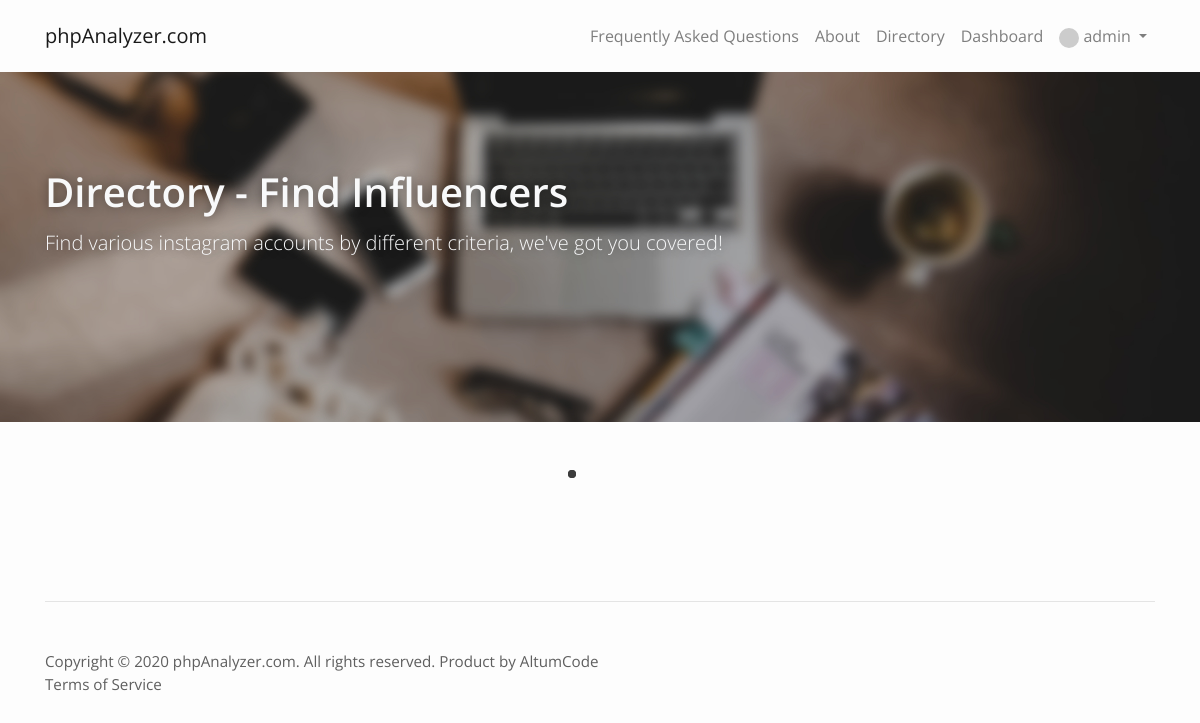
The page /directory (signed in) on the database its author committed.
### tables this page shows
CREATE TABLE `settings` (
  `id` int(11) NOT NULL,
  `title` varchar(64) NOT NULL,
  `logo` varchar(40) DEFAULT '',
  `favicon` varchar(40) DEFAULT '',
  `time_zone` varchar(32) NOT NULL DEFAULT 'America/New_York',
  `meta_description` varchar(1024) NOT NULL,
  `meta_keywords` varchar(512) DEFAULT NULL,
  `analytics_code` varchar(32) NOT NULL,
  `email_confirmation` int(11) NOT NULL DEFAULT 0,
  `recaptcha` int(11) NOT NULL DEFAULT 1,
  `public_key` varchar(64) NOT NULL,
  `private_key` varchar(64) NOT NULL,
  `facebook_login` int(11) NOT NULL,
  `facebook_app_id` varchar(64) NOT NULL,
  `facebook_app_secret` varchar(64) NOT NULL,
  `smtp_host` varchar(128) NOT NULL,
  `smtp_port` int(11) NOT NULL,
  `smtp_encryption` varchar(16) DEFAULT '0',
  `smtp_auth` int(11) DEFAULT 0,
  `smtp_user` varchar(128) NOT NULL,
  `smtp_pass` varchar(128) NOT NULL,
  `smtp_from` varchar(128) NOT NULL,
  `facebook` varchar(64) NOT NULL,
  `twitter` varchar(64) NOT NULL,
  `youtube` varchar(128) DEFAULT NULL,
  `instagram` varchar(64) DEFAULT NULL,
  `store_currency` varchar(12) NOT NULL DEFAULT 'USD',
  `store_paypal_client_id` varchar(256) NOT NULL DEFAULT '',
  `store_paypal_secret` varchar(256) NOT NULL DEFAULT '',
  `store_paypal_mode` enum('sandbox','live') DEFAULT 'live',
  `store_stripe_publishable_key` varchar(64) DEFAULT '',
  `store_stripe_secret_key` varchar(64) DEFAULT '',
  `store_stripe_webhook_secret` varchar(64) DEFAULT '',
  `store_unlock_report_price` float DEFAULT 1,
  `store_unlock_report_time` int(11) DEFAULT 0,
  `store_no_ads_price` float NOT NULL DEFAULT 5,
  `store_user_default_points` int(11) DEFAULT 0,
  `report_ad` varchar(2560) NOT NULL DEFAULT '',
  `index_ad` varchar(2560) NOT NULL DEFAULT '',
  `account_sidebar_ad` varchar(2560) DEFAULT NULL,
  `instagram_check_interval` int(11) DEFAULT 1,
  `instagram_minimum_followers` int(11) DEFAULT 5,
  `instagram_calculator_media_count` int(11) DEFAULT 10,
  `cron_queries` int(11) DEFAULT 1,
  `cron_mode` enum('ACTIVE','ALL') DEFAULT 'ACTIVE',
  `cron_auto_add_missing_logs` int(11) DEFAULT 0,
  `instagram_login` int(11) DEFAULT 0,
  `instagram_client_id` varchar(64) DEFAULT NULL,
  `instagram_client_secret` varchar(64) DEFAULT NULL,
  `activation_email_template` longtext DEFAULT NULL,
  `lost_password_email_template` longtext DEFAULT NULL,
  `credentials_email_template` longtext DEFAULT NULL,
  `admin_email_notification_emails` mediumtext DEFAULT NULL,
  `admin_new_user_email_notification` int(11) DEFAULT 0,
  `admin_new_payment_email_notification` int(11) DEFAULT 0,
  `directory` enum('ALL','LOGGED_IN','DISABLED') DEFAULT NULL,
  `directory_pagination` int(11) DEFAULT 10,
  `proxy` int(11) DEFAULT 0,
  `proxy_exclusive` int(11) DEFAULT 0,
  `proxy_timeout` int(11) DEFAULT 15,
  `proxy_failed_requests_pause` int(11) DEFAULT 3,
  `proxy_pause_duration` int(11) DEFAULT 1440,
  `email_reports` int(11) DEFAULT 0,
  `email_reports_default` int(11) DEFAULT 0,
  `email_reports_frequency` enum('DAILY','WEEKLY','MONTHLY') DEFAULT 'WEEKLY',
  `email_reports_favorites` int(11) DEFAULT 0,
  `default_language` varchar(16) DEFAULT 'english',
  `facebook_check_interval` int(11) DEFAULT 24,
  `facebook_minimum_likes` int(11) DEFAULT 1000,
  `youtube_api_key` varchar(64) DEFAULT NULL,
  `youtube_check_interval` int(11) DEFAULT 24,
  `youtube_minimum_subscribers` int(11) DEFAULT 100,
  `youtube_check_videos` int(11) DEFAULT 10,
  `twitter_consumer_key` varchar(64) DEFAULT NULL,
  `twitter_secret_key` varchar(64) DEFAULT NULL,
  `twitter_oauth_token` varchar(64) DEFAULT NULL,
  `twitter_oauth_token_secret` varchar(64) DEFAULT NULL,
  `twitter_check_interval` int(11) DEFAULT 24,
  `twitter_minimum_followers` int(11) DEFAULT 100,
  `twitter_check_tweets` int(11) DEFAULT 15
);

CREATE TABLE `pages` (
  `page_id` int(11) NOT NULL,
  `title` varchar(32) NOT NULL,
  `url` varchar(128) NOT NULL,
  `description` mediumtext NOT NULL,
  `position` int(11) NOT NULL
);

CREATE TABLE `users` (
  `user_id` int(11) NOT NULL,
  `username` varchar(32) NOT NULL,
  `password` varchar(128) NOT NULL,
  `email` varchar(128) NOT NULL,
  `name` varchar(32) NOT NULL,
  `facebook_id` bigint(20) DEFAULT NULL,
  `token_code` varchar(32) DEFAULT NULL,
  `email_activation_code` varchar(32) DEFAULT '',
  `lost_password_code` varchar(32) DEFAULT '',
  `type` int(11) NOT NULL DEFAULT 0,
  `active` int(11) NOT NULL DEFAULT 0,
  `date` varchar(32) DEFAULT '',
  `last_activity` datetime DEFAULT NULL,
  `points` float NOT NULL DEFAULT 15,
  `no_ads` int(11) DEFAULT 0,
  `instagram_id` bigint(11) DEFAULT NULL,
  `api_key` varchar(32) DEFAULT NULL,
  `email_reports` int(11) DEFAULT 0
);

### index.php (called while the page is built, shortened)
<?php
require 'core/base.php';

### core/includes/router.php (called while the page is built, shortened)
<?php
$url = parse_url_parameters();
$asked_controller = (isset($url[key($url)])) ? htmlspecialchars(current($url), ENT_QUOTES) : 'index';
$controller = $asked_controller;

### core/functions/general.php (called while the page is built, shortened)
<?php
function get_settings() {
	global $database;
	global $config;
    $settings = $database->query("SELECT * FROM `settings` WHERE `id` = 1")->fetch_object();
    $settings->url = $config['url'];
    $activation_email_template = json_decode($settings->activation_email_template);
    $settings->activation_email_template_subject = $activation_email_template->subject;
    $settings->activation_email_template_body 	= $activation_email_template->body;
    $lost_password_email_template = json_decode($settings->lost_password_email_template);
    $settings->lost_password_email_template_subject = $lost_password_email_template->subject;
    $settings->lost_password_email_template_body 	= $lost_password_email_template->body;
    $credentials_email_template = json_decode($settings->credentials_email_template);
    $settings->credentials_email_template_subject = $credentials_email_template->subject;
    $settings->credentials_email_template_body 	= $credentials_email_template->body;
    return $settings;
}
function get_gravatar($email, $s = 80, $d = 'mp', $r = 'g', $img = false, $atts = []) {
    $url = 'https://www.gravatar.com/avatar/';
    $url .= md5(strtolower(trim($email)));
    $url .= "?s=$s&d=$d&r=$r";
    return $url;
}

### core/init.php (called while the page is built, shortened)
<?php
require_once 'classes/Database.php';
require_once 'classes/User.php';
require_once 'config/config.php';
require_once 'database/connect.php';
require_once 'functions/general.php';
$settings 				= get_settings();
$account_user_id        = 0;
require_once 'functions/language.php';
require_once 'includes/router.php';
if(User::logged_in()) {
    $account = Database::get('*', 'users', ['user_id' => $account_user_id]);
}

### core/config/config.php (called while the page is built, shortened)
<?php
$config = [
    'database_host'        => 'localhost',
    'database_username'    => 'root',
    'database_password'    => '',
    'database_name'        => 'phpanalyzer',
    'url'                  => 'http://localhost/phpanalyzer/'
];

### core/functions/language.php (called while the page is built, shortened)
<?php
$path = ROOT . 'languages/';
$lang = $settings->default_language;
$language = json_decode(file_get_contents($path . $lang . '.json'));

### core/classes/Database.php (called while the page is built, shortened)
<?php
class Database {
    public static $database;
    public static function get($what = [], $from, $conditions = [], $order = false, $clean = true) {
        $what = ($what == '*') ? '*' : '`' . implode('`, `', $what) . '`';
        $from = '`' . $from . '`';
        $where = [];
        foreach($conditions as $key => $value) {
            $value = ($clean) ? self::clean_string($value) : $value;
            $where[] = '`' . $key . '` = \'' . $value . '\'';
        }
        $where = implode(' AND ', $where);
        $order_by = ($order) ? 'ORDER BY ' . $order : null;
        $result = self::$database->query("SELECT {$what} FROM {$from} WHERE {$where} {$order_by}");
        return ($result->num_rows) ? $result->fetch_object() : false;
    }
    public static function simple_get($raw_what, $from, $conditions = [], $clean = true) {
        $what = '`' . $raw_what . '`';
        $from = '`' . $from . '`';
        $where = [];
        foreach($conditions as $key => $value) {
            $value = ($clean) ? self::clean_string($value) : $value;
            $where[] = '`' . $key . '` = \'' . $value . '\'';
        }
        $where = implode(' AND ', $where);
        $result = self::$database->query("SELECT {$what} FROM {$from} WHERE {$where}");
        $data = $result->fetch_object();
        return ($result->num_rows) ? $data->{$raw_what} : false;
    }
    public static function clean_string($data) {
        return self::$database->escape_string(filter_var($data, FILTER_SANITIZE_STRING));
    }
}

### core/classes/User.php (called while the page is built, shortened)
<?php
class User {
    public static function logged_in() {
        global $user_logged_in;
        global $account_user_id;
        if($user_logged_in) {
            return $account_user_id;
        } else
        if(isset($_COOKIE['username']) && isset($_COOKIE['token_code']) && strlen($_COOKIE['token_code']) > 0 && $account_user_id = Database::simple_get('user_id', 'users', ['username' => $_COOKIE['username'], 'token_code' => $_COOKIE['token_code']])) {
            $user_logged_in = true;
            return $account_user_id;
        } else
        if(isset($_SESSION['user_id']) && !empty($_SESSION['user_id']) && $account_user_id = Database::simple_get('user_id', 'users', ['user_id' => $_SESSION['user_id']])) {
            $user_logged_in = $account_user_id ? true : false;
            return $account_user_id;
        }
        else return false;
    }
}

### views/directory.php (the view, shortened to what this page needs)
<div class="directory-container">
    <div class="container text-center text-md-left">
        <h1 class="directory-heading text-light text-shadow"><?= $language->directory->header ?></h1>
        <p class="lead pt-1 text-light text-shadow"><?= $language->directory->subheader ?></p>
    </div>
</div>
<div class="container mt-5">
    <div id="loading" class="text-center">
        <div class="lds-ripple"><div></div><div></div></div>
    </div>
</div>

### views/shared_includes/menu.php (shortened to what this page needs)
<nav class="navbar navbar-main navbar-expand-lg navbar-light <?= $controller == 'index' ? 'navbar-main-index' : null ?> <?= !in_array($controller, ['index', 'directory']) ? 'navbar-main-margin' : null ?>">
    <div class="container">
        <a class="navbar-brand" href="<?= $settings->url ?>">
            <?php if($settings->logo != ''): ?>
                <img src="<?= $settings->url . UPLOADS_ROUTE . 'logo/' . $settings->logo ?>" class="img-fluid navbar-logo" alt="<?= $language->global->accessibility->logo_alt ?>" />
            <?php else: ?>
                <?= $settings->title ?>
            <?php endif ?>
        </a>
        <div class="collapse navbar-collapse justify-content-end" id="main_navbar">
            <ul class="navbar-nav ">
                <?php
                $top_menu_result = $database->query("SELECT `url`, `title` FROM `pages` WHERE `position` = '1'");
                while($top_menu = $top_menu_result->fetch_object()):
                    $link_internal = true;
                    if(strpos($top_menu->url, 'http://') !== false || strpos($top_menu->url, 'https://') !== false) {
                        $link_url = $top_menu->url;
                        $link_internal = false;
                    } else {
                        $link_url = $settings->url . 'page/' . $top_menu->url;
                    }
                    ?>
                    <li class="nav-item"><a class="nav-link" href="<?= $link_url ?>" <?= $link_internal ? null : 'target="_blank"' ?>><?= $top_menu->title ?></a></li>
                <?php endwhile ?>
                <?php if($settings->directory != 'DISABLED' || !$plugins->exists_and_active('instagram')): ?>
                <li class="nav-item"><a class="nav-link" href="directory"> <?= $language->directory->menu ?></a></li>
                <?php endif ?>
                <?php if(!User::logged_in()): ?>
                    <li class="nav-item active"><a class="nav-link" href="login"><i class="fa fa-fw fa-sm fa-sign-in-alt mr-1"></i> <?= $language->login->menu ?></a></li>
                    <li class="nav-item active"><a class="nav-link" href="register"><i class="fa fa-fw fa-sm fa-plus mr-1"></i> <?= $language->register->menu ?></a></li>
                <?php else: ?>
                    <li class="nav-item"><a class="nav-link" href="dashboard"> <?= $language->dashboard->menu ?></a></li>
                    <li class="dropdown">
                        <a class="nav-link dropdown-toggle" data-toggle="dropdown" href="#" aria-haspopup="true" aria-expanded="false">
                            <img src="<?= get_gravatar($account->email) ?>" class="small-avatar" /> <?= $account->username ?> <span class="caret"></span>
                        </a>
                    </li>
                <?php endif ?>
            </ul>
        </div>
    </div>
</nav>

### views/shared_includes/footer.php (shortened to what this page needs)
<footer class="container">
    <div class="d-flex justify-content-between sticky-footer">
        <div class="col-md-9 px-0">
            <div>
                <span><?= 'Copyright &copy; ' . date('Y') . ' ' . $settings->title . '. All rights reserved. Product by <a href="http://codecanyon.net/user/altumcode/">AltumCode</a>' ?></span>
            </div>
            <?php
            $bottom_menu_result = $database->query("SELECT `url`, `title` FROM `pages` WHERE `position` = '0'");
            while($bottom_menu = $bottom_menu_result->fetch_object()):
                $link_internal = true;
                if(strpos($bottom_menu->url, 'http://') !== false || strpos($bottom_menu->url, 'https://') !== false) {
                    $link_url = $bottom_menu->url;
                    $link_internal = false;
                } else {
                    $link_url = $settings->url . 'page/' . $bottom_menu->url;
                }
                ?>
                <a href="<?= $link_url ?>" <?= $link_internal ? null : 'target="_blank"' ?> class="mr-3"><?= $bottom_menu->title ?></a>&nbsp;
            <?php endwhile ?>
        </div>
    </div>
</footer>

### assets/css/custom.css (style rules this page uses)
:root { --primary-color: #02A9F4; --primary-color-hover: #0298e1; }
body { background: #fdfdfd; font-family: 'Open Sans', sans-serif; color: black; }
a { color: black; transition: color .3s ease-in-out; }
.h1, .h2, .h3, .h4, .h5, .h6, h1, h2, h3, h4, h5, h6 { font-weight: 600; }
.sticky-footer { padding-top: 3rem; border-top: 1px solid #e4e4e4; margin: 4em 0 3rem 0; font-size: .95rem; }
.sticky-footer, .sticky-footer a { color: #5F5F5F; }
.small-avatar { width: 20px; height: 20px; border-radius: 50%; }
.navbar-main { background: transparent; }
.navbar { min-height: 0px !important; }
.navbar-nav>li>a { padding-top: 1rem; padding-bottom: 1rem; }
.directory-container { width: 100%; background: #1b1e21 url('../images/directory.jpg') 50%; background-size: cover; min-height: 350px; }
.directory-heading { padding-top: 6rem; }
.text-shadow { text-shadow: 0px 0px 11px #0000006b; }
.lds-ripple { display: inline-block; position: relative; width: 64px; height: 64px; }
.lds-ripple div { position: absolute; border: 4px solid #3b3b3b; opacity: 1; border-radius: 50%; animation: lds-ripple 1s cubic-bezier(0, .2, .8, 1) infinite; }
.lds-ripple div:nth-child(2) { animation-delay: -.5s; }

### rows shown on the page
settings: title "phpAnalyzer.com"
pages: title "Frequently Asked Questions"
pages: title "About"
users: username "admin"
pages: title "Terms of Service"

### other values the page prints
$language->directory->menu "Directory"
$language->dashboard->menu "Dashboard"
$language->directory->header "Directory - Find Influencers"
$language->directory->subheader "Find various instagram accounts by different criteria, we've got you covered!"
